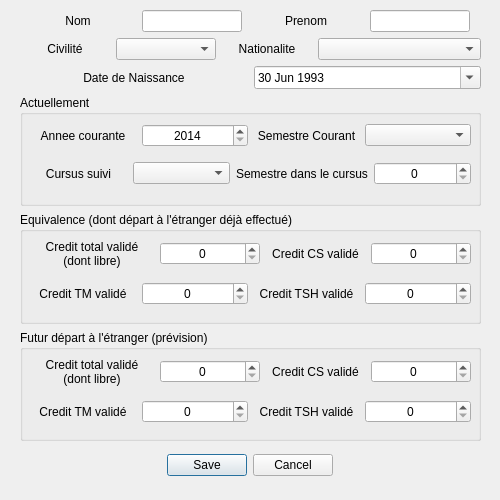
<?xml version="1.0" encoding="UTF-8"?>
<ui version="4.0">
 <class>dialogAjouterDossier</class>
 <widget class="QDialog" name="dialogAjouterDossier">
  <property name="geometry">
   <rect>
    <x>0</x>
    <y>0</y>
    <width>500</width>
    <height>500</height>
   </rect>
  </property>
  <property name="windowTitle">
   <string>Dialog</string>
  </property>
  <widget class="QDialogButtonBox" name="buttonBox">
   <property name="geometry">
    <rect>
     <x>150</x>
     <y>450</y>
     <width>200</width>
     <height>30</height>
    </rect>
   </property>
   <property name="maximumSize">
    <size>
     <width>250</width>
     <height>30</height>
    </size>
   </property>
   <property name="orientation">
    <enum>Qt::Horizontal</enum>
   </property>
   <property name="standardButtons">
    <set>QDialogButtonBox::Cancel|QDialogButtonBox::Save</set>
   </property>
   <property name="centerButtons">
    <bool>true</bool>
   </property>
  </widget>
  <widget class="QWidget" name="verticalLayoutWidget">
   <property name="geometry">
    <rect>
     <x>20</x>
     <y>10</y>
     <width>461</width>
     <height>431</height>
    </rect>
   </property>
   <layout class="QVBoxLayout" name="verticalLayout">
    <item>
     <layout class="QHBoxLayout" name="horizontalLayout">
      <item>
       <widget class="QLabel" name="label_2">
        <property name="maximumSize">
         <size>
          <width>100</width>
          <height>16777215</height>
         </size>
        </property>
        <property name="text">
         <string>Nom</string>
        </property>
        <property name="alignment">
         <set>Qt::AlignCenter</set>
        </property>
        <property name="wordWrap">
         <bool>true</bool>
        </property>
       </widget>
      </item>
      <item>
       <widget class="QLineEdit" name="lineEdit">
        <property name="maximumSize">
         <size>
          <width>100</width>
          <height>100</height>
         </size>
        </property>
       </widget>
      </item>
      <item>
       <widget class="QLabel" name="label_4">
        <property name="maximumSize">
         <size>
          <width>100</width>
          <height>16777215</height>
         </size>
        </property>
        <property name="text">
         <string>Prenom</string>
        </property>
        <property name="alignment">
         <set>Qt::AlignCenter</set>
        </property>
       </widget>
      </item>
      <item>
       <widget class="QLineEdit" name="lineEdit_2">
        <property name="maximumSize">
         <size>
          <width>100</width>
          <height>16777215</height>
         </size>
        </property>
       </widget>
      </item>
     </layout>
    </item>
    <item>
     <layout class="QHBoxLayout" name="horizontalLayout_3">
      <item>
       <widget class="QLabel" name="label">
        <property name="maximumSize">
         <size>
          <width>90</width>
          <height>20</height>
         </size>
        </property>
        <property name="text">
         <string>Civilité</string>
        </property>
        <property name="alignment">
         <set>Qt::AlignCenter</set>
        </property>
       </widget>
      </item>
      <item>
       <widget class="QComboBox" name="comboBox">
        <property name="maximumSize">
         <size>
          <width>100</width>
          <height>16777215</height>
         </size>
        </property>
       </widget>
      </item>
      <item>
       <widget class="QLabel" name="label_5">
        <property name="maximumSize">
         <size>
          <width>90</width>
          <height>20</height>
         </size>
        </property>
        <property name="text">
         <string>Nationalite</string>
        </property>
        <property name="alignment">
         <set>Qt::AlignCenter</set>
        </property>
       </widget>
      </item>
      <item>
       <widget class="QComboBox" name="comboBox_2"/>
      </item>
     </layout>
    </item>
    <item>
     <layout class="QHBoxLayout" name="horizontalLayout_4">
      <item>
       <widget class="QLabel" name="label_6">
        <property name="text">
         <string>Date de Naissance</string>
        </property>
        <property name="alignment">
         <set>Qt::AlignCenter</set>
        </property>
       </widget>
      </item>
      <item>
       <widget class="QDateEdit" name="dateEdit">
        <property name="calendarPopup">
         <bool>true</bool>
        </property>
        <property name="date">
         <date>
          <year>1993</year>
          <month>6</month>
          <day>30</day>
         </date>
        </property>
       </widget>
      </item>
     </layout>
    </item>
    <item>
     <widget class="QGroupBox" name="groupBox">
      <property name="minimumSize">
       <size>
        <width>0</width>
        <height>110</height>
       </size>
      </property>
      <property name="title">
       <string>Actuellement</string>
      </property>
      <widget class="QWidget" name="verticalLayoutWidget_2">
       <property name="geometry">
        <rect>
         <x>10</x>
         <y>20</y>
         <width>441</width>
         <height>81</height>
        </rect>
       </property>
       <layout class="QVBoxLayout" name="verticalLayout_2">
        <item>
         <layout class="QHBoxLayout" name="horizontalLayout_5">
          <item>
           <widget class="QLabel" name="label_7">
            <property name="text">
             <string>Annee courante</string>
            </property>
            <property name="alignment">
             <set>Qt::AlignCenter</set>
            </property>
            <property name="wordWrap">
             <bool>true</bool>
            </property>
           </widget>
          </item>
          <item>
           <widget class="QSpinBox" name="spinBox">
            <property name="alignment">
             <set>Qt::AlignCenter</set>
            </property>
            <property name="minimum">
             <number>2014</number>
            </property>
            <property name="maximum">
             <number>2025</number>
            </property>
           </widget>
          </item>
          <item>
           <widget class="QLabel" name="label_8">
            <property name="text">
             <string>Semestre Courant</string>
            </property>
            <property name="alignment">
             <set>Qt::AlignCenter</set>
            </property>
           </widget>
          </item>
          <item>
           <widget class="QComboBox" name="comboBox_3"/>
          </item>
         </layout>
        </item>
        <item>
         <layout class="QHBoxLayout" name="horizontalLayout_6">
          <item>
           <widget class="QLabel" name="label_9">
            <property name="text">
             <string>Cursus suivi</string>
            </property>
            <property name="alignment">
             <set>Qt::AlignCenter</set>
            </property>
           </widget>
          </item>
          <item>
           <widget class="QComboBox" name="comboBox_4"/>
          </item>
          <item>
           <widget class="QLabel" name="label_10">
            <property name="text">
             <string>Semestre dans le cursus</string>
            </property>
            <property name="alignment">
             <set>Qt::AlignCenter</set>
            </property>
            <property name="wordWrap">
             <bool>true</bool>
            </property>
           </widget>
          </item>
          <item>
           <widget class="QSpinBox" name="spinBox_2">
            <property name="alignment">
             <set>Qt::AlignCenter</set>
            </property>
            <property name="maximum">
             <number>10</number>
            </property>
           </widget>
          </item>
         </layout>
        </item>
       </layout>
      </widget>
     </widget>
    </item>
    <item>
     <widget class="QGroupBox" name="groupBox_2">
      <property name="minimumSize">
       <size>
        <width>0</width>
        <height>110</height>
       </size>
      </property>
      <property name="title">
       <string>Equivalence (dont départ à l'étranger déjà effectué)</string>
      </property>
      <widget class="QWidget" name="verticalLayoutWidget_3">
       <property name="geometry">
        <rect>
         <x>10</x>
         <y>20</y>
         <width>441</width>
         <height>81</height>
        </rect>
       </property>
       <layout class="QVBoxLayout" name="verticalLayout_3">
        <item>
         <layout class="QHBoxLayout" name="horizontalLayout_7">
          <item>
           <widget class="QLabel" name="label_11">
            <property name="text">
             <string>Credit total validé (dont libre)</string>
            </property>
            <property name="alignment">
             <set>Qt::AlignCenter</set>
            </property>
            <property name="wordWrap">
             <bool>true</bool>
            </property>
           </widget>
          </item>
          <item>
           <widget class="QSpinBox" name="spinBox_3">
            <property name="alignment">
             <set>Qt::AlignCenter</set>
            </property>
            <property name="minimum">
             <number>0</number>
            </property>
            <property name="maximum">
             <number>100</number>
            </property>
            <property name="value">
             <number>0</number>
            </property>
           </widget>
          </item>
          <item>
           <widget class="QLabel" name="label_12">
            <property name="text">
             <string>Credit CS validé</string>
            </property>
            <property name="alignment">
             <set>Qt::AlignCenter</set>
            </property>
           </widget>
          </item>
          <item>
           <widget class="QSpinBox" name="spinBox_5">
            <property name="alignment">
             <set>Qt::AlignCenter</set>
            </property>
            <property name="minimum">
             <number>0</number>
            </property>
            <property name="maximum">
             <number>100</number>
            </property>
           </widget>
          </item>
         </layout>
        </item>
        <item>
         <layout class="QHBoxLayout" name="horizontalLayout_8">
          <item>
           <widget class="QLabel" name="label_13">
            <property name="text">
             <string>Credit TM validé</string>
            </property>
            <property name="alignment">
             <set>Qt::AlignCenter</set>
            </property>
           </widget>
          </item>
          <item>
           <widget class="QSpinBox" name="spinBox_6">
            <property name="alignment">
             <set>Qt::AlignCenter</set>
            </property>
            <property name="minimum">
             <number>0</number>
            </property>
            <property name="maximum">
             <number>100</number>
            </property>
           </widget>
          </item>
          <item>
           <widget class="QLabel" name="label_14">
            <property name="text">
             <string>Credit TSH validé</string>
            </property>
            <property name="alignment">
             <set>Qt::AlignCenter</set>
            </property>
            <property name="wordWrap">
             <bool>true</bool>
            </property>
           </widget>
          </item>
          <item>
           <widget class="QSpinBox" name="spinBox_4">
            <property name="alignment">
             <set>Qt::AlignCenter</set>
            </property>
            <property name="maximum">
             <number>10</number>
            </property>
           </widget>
          </item>
         </layout>
        </item>
       </layout>
      </widget>
     </widget>
    </item>
    <item>
     <widget class="QGroupBox" name="groupBox_3">
      <property name="minimumSize">
       <size>
        <width>0</width>
        <height>110</height>
       </size>
      </property>
      <property name="title">
       <string>Futur départ à l'étranger (prévision)</string>
      </property>
      <widget class="QWidget" name="verticalLayoutWidget_4">
       <property name="geometry">
        <rect>
         <x>10</x>
         <y>20</y>
         <width>441</width>
         <height>81</height>
        </rect>
       </property>
       <layout class="QVBoxLayout" name="verticalLayout_4">
        <item>
         <layout class="QHBoxLayout" name="horizontalLayout_9">
          <item>
           <widget class="QLabel" name="label_15">
            <property name="text">
             <string>Credit total validé (dont libre)</string>
            </property>
            <property name="alignment">
             <set>Qt::AlignCenter</set>
            </property>
            <property name="wordWrap">
             <bool>true</bool>
            </property>
           </widget>
          </item>
          <item>
           <widget class="QSpinBox" name="spinBox_7">
            <property name="alignment">
             <set>Qt::AlignCenter</set>
            </property>
            <property name="minimum">
             <number>0</number>
            </property>
            <property name="maximum">
             <number>100</number>
            </property>
            <property name="value">
             <number>0</number>
            </property>
           </widget>
          </item>
          <item>
           <widget class="QLabel" name="label_16">
            <property name="text">
             <string>Credit CS validé</string>
            </property>
            <property name="alignment">
             <set>Qt::AlignCenter</set>
            </property>
           </widget>
          </item>
          <item>
           <widget class="QSpinBox" name="spinBox_8">
            <property name="alignment">
             <set>Qt::AlignCenter</set>
            </property>
            <property name="minimum">
             <number>0</number>
            </property>
            <property name="maximum">
             <number>100</number>
            </property>
           </widget>
          </item>
         </layout>
        </item>
        <item>
         <layout class="QHBoxLayout" name="horizontalLayout_10">
          <item>
           <widget class="QLabel" name="label_17">
            <property name="text">
             <string>Credit TM validé</string>
            </property>
            <property name="alignment">
             <set>Qt::AlignCenter</set>
            </property>
           </widget>
          </item>
          <item>
           <widget class="QSpinBox" name="spinBox_9">
            <property name="alignment">
             <set>Qt::AlignCenter</set>
            </property>
            <property name="minimum">
             <number>0</number>
            </property>
            <property name="maximum">
             <number>100</number>
            </property>
           </widget>
          </item>
          <item>
           <widget class="QLabel" name="label_18">
            <property name="text">
             <string>Credit TSH validé</string>
            </property>
            <property name="alignment">
             <set>Qt::AlignCenter</set>
            </property>
            <property name="wordWrap">
             <bool>true</bool>
            </property>
           </widget>
          </item>
          <item>
           <widget class="QSpinBox" name="spinBox_10">
            <property name="alignment">
             <set>Qt::AlignCenter</set>
            </property>
            <property name="maximum">
             <number>10</number>
            </property>
           </widget>
          </item>
         </layout>
        </item>
       </layout>
      </widget>
     </widget>
    </item>
   </layout>
  </widget>
 </widget>
 <resources/>
 <connections>
  <connection>
   <sender>buttonBox</sender>
   <signal>accepted()</signal>
   <receiver>dialogAjouterDossier</receiver>
   <slot>accept()</slot>
   <hints>
    <hint type="sourcelabel">
     <x>248</x>
     <y>254</y>
    </hint>
    <hint type="destinationlabel">
     <x>157</x>
     <y>274</y>
    </hint>
   </hints>
  </connection>
  <connection>
   <sender>buttonBox</sender>
   <signal>rejected()</signal>
   <receiver>dialogAjouterDossier</receiver>
   <slot>reject()</slot>
   <hints>
    <hint type="sourcelabel">
     <x>316</x>
     <y>260</y>
    </hint>
    <hint type="destinationlabel">
     <x>286</x>
     <y>274</y>
    </hint>
   </hints>
  </connection>
 </connections>
</ui>
